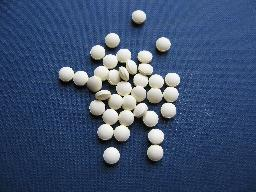
#> input picture sheet2/FurtherImages/pills.jpg, 256 x 192 px, found by its file name
$ python sheet2_problem3b.py
#> lines starting #> are read from the running program, lines starting #| are printed output that depends on the picture; after the words box and inside, x2 and y2 are one past the last pixel; in counts of white or black regions, pixels touching at a corner belong together
import numpy as np
import math
import scipy
import cv2
import matplotlib.pyplot as plt
from mpl_toolkits.mplot3d import Axes3D
import skimage as ski
import time

#---------------------------------------------------------------------------------------------------
# functions

def plot_image_to_3D(plot_3d):

    plot_3d = np.asarray(plot_3d)

    x = np.linspace(0, plot_3d.shape[1]-1, plot_3d.shape[1])
    y = np.linspace(0, plot_3d.shape[0]-1, plot_3d.shape[0])
    X, Y = np.meshgrid(x , y)

    _, ax = plt.subplots(subplot_kw={"projection": "3d"})
    ax.plot_surface(X, Y, plot_3d, cmap=plt.cm.Blues, linewidth=0)

#---------------------------------------------------------------------------------------------------
# globals


#---------------------------------------------------------------------------------------------------
# images

img = cv2.imread(R'sheet2\FurtherImages\pills.jpg', 0)
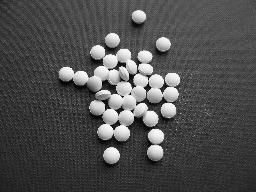
#> img: shape (192, 256); min 0, max 255, mean 78.7
_, img_b = cv2.threshold(img, 100, 255, cv2.THRESH_BINARY)
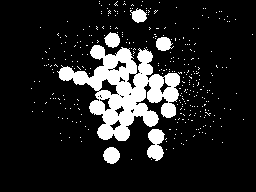
#> img_b: shape (192, 256); 13.8% white; 324 white regions (318 under 20 px), largest, box (x1, y1, x2, y2) and area: (57, 45, 180, 141) 5232, (147, 129, 165, 161) 398, (103, 147, 120, 164) 217, (104, 32, 120, 48) 179, (156, 37, 174, 51) 179, (130, 8, 147, 23) 162

seed_b = ski.morphology.erosion(img_b, ski.morphology.square(7)).astype(np.double)
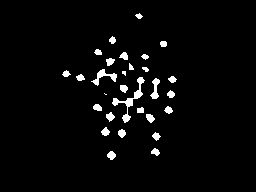
#> seed_b: shape (192, 256) float64; 3.2% white; 29 white regions (2 under 20 px), largest, box (x1, y1, x2, y2) and area: (112, 77, 145, 123) 286, (91, 69, 117, 86) 145, (150, 78, 160, 99) 106
footprint = img_b.astype(np.double)
img_reconstruction_b = ski.morphology.reconstruction(seed_b, footprint, 'dilation').astype(np.double)

#seed_b = ski.morphology.dilation(img_reconstruction_b, ski.morphology.square(2)).astype(np.double)
#footprint = img_reconstruction_b.astype(np.double)
#img_reconstruction_b = ski.morphology.reconstruction(seed_b, footprint, 'erosion').astype(np.double)

img_reconstruction_b = np.uint8(img_reconstruction_b)
holeless = ski.morphology.remove_small_holes(img_reconstruction_b, area_threshold=3)
img_reconstruction_b[holeless==1] = 255

#img_reconstruction_b = np.uint8(img_reconstruction_b)
#dirtless = ski.morphology.remove_small_objects(img_reconstruction_b, min_size=10)
#img_reconstruction_b[dirtless==0] = 0

#img_reconstruction_b = ski.morphology.closing(img_reconstruction_b, np.ones((3, 3), np.uint8))
#img_reconstruction_b = ski.morphology.opening(img_reconstruction_b, np.ones((3, 3), np.uint8))


#---------------------------------------------------------------------------------------------------
# main
def watershed_full(img, switch):
#> called with switch = 0
    dmap = cv2.distanceTransform(img, cv2.DIST_L2, 3)
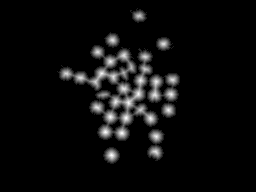
#> dmap: shape (192, 256) float32; min 0, max 7.8, mean 0.382; drawn with min black and max white
    local_max = ski.feature.peak_local_max(dmap, min_distance=10)
#> local_max = 31 pairs, first value 15 to 155, second value 65 to 171

    seed = np.zeros_like(img)
    seed[tuple(local_max.T)] = 255
    flood_area = cv2.subtract(img, seed)
#> flood_area: shape (192, 256); 12.9% white; 6 white regions, box (x1, y1, x2, y2) and area: (57, 45, 180, 141) 5215, (147, 129, 165, 161) 396, (103, 147, 120, 164) 216, (104, 32, 120, 48) 178, (156, 37, 174, 51) 178, (130, 8, 147, 23) 161

    _, labels = cv2.connectedComponents(seed)
    labels = labels + 1

    labels[flood_area==255] = 0

    labels = np.int32(labels)
    img = cv2.merge((img, np.zeros_like(img), np.zeros_like(img)))
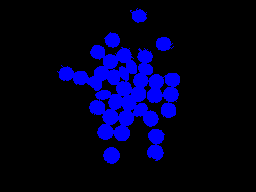
#> img: shape (192, 256, 3); mean of channels 0, 1, 2 33.1, 0, 0; drawn as B, G, R

    watershed = cv2.watershed(img, labels)
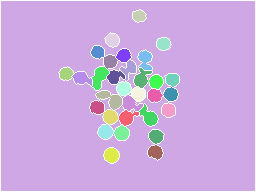
#> watershed: shape (192, 256) int32; 33 distinct labels, from -1 to 32; one colour per label, 0 black, -1 white
    seg_img = (watershed/watershed.max()) * 255
    seg_img = np.uint8(seg_img)
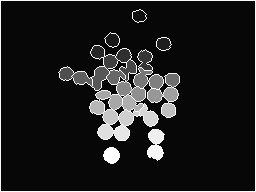
#> seg_img: shape (192, 256); min 7, max 255, mean 31.3
    if switch==0:
        return seg_img
    elif switch==1:
        return watershed.astype(np.int32)


#---------------------------------------------------------------------------------------------------
# output

segmented_img_uint8 = watershed_full(img_reconstruction_b, 0)
#segmented_img_int32 = watershed_full(img, 1)

#cv2.imshow('Watershed', segmented_img_uint8)
cv2.imshow('Binary', img_b)
cv2.imshow('Recon Binary', img_reconstruction_b.astype(np.uint8))
cv2.imshow('Orginal', img)
#cv2.imshow(segmented_img_uint8)

#plot_image_to_3D(segmented_img_int32)

plt.figure()
plt.imshow(segmented_img_uint8)
plt.show()

#plot_image_to_3D(labels)


#---------------------------------------------------------------------------------------------------
# main-end

plt.show()
print('La fin')
cv2.waitKey(0)

$ run again, with sheet2/FurtherImages/img_cells.jpg copied over sheet2/FurtherImages/pills.jpg
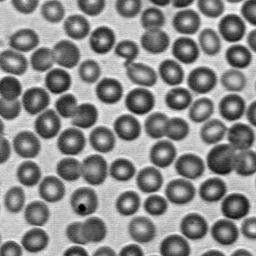
#> input picture sheet2/FurtherImages/img_cells.jpg, 256 x 256 px, found by its file name
#> img is the input picture: shape (256, 256); min 0, max 255, mean 138.6
#> `_, img_b = cv2.threshold(img, 100, 255, cv2.THRESH_BINARY)`:
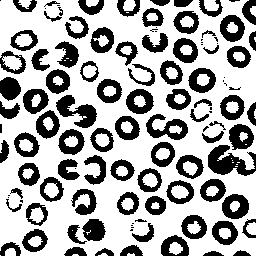
#> img_b: shape (256, 256); 66.1% white; 113 black regions (27 under 20 px), largest, box (x1, y1, x2, y2) and area: (208, 145, 256, 176) 824, (56, 95, 97, 128) 654, (146, 114, 188, 140) 540
#> seed_b: shape (256, 256) float64; 24.2% white; 111 white regions (60 under 20 px), largest, box (x1, y1, x2, y2) and area: (87, 179, 137, 256) 1389, (0, 0, 65, 50) 1385, (197, 41, 256, 118) 1176
#> holeless: shape (256, 256) bool; 65.4% white; 98 black regions (12 under 20 px), largest, box (x1, y1, x2, y2) and area: (208, 145, 256, 176) 835, (56, 95, 97, 128) 654, (146, 114, 188, 140) 622
#> local_max = 101 pairs, first value 11 to 242, second value 10 to 244
#> img: shape (256, 256, 3)
#> watershed: shape (256, 256) int32; 104 distinct labels, from -1 to 102
#> in watershed_full, `seg_img = np.uint8(seg_img)`:
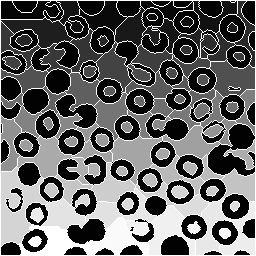
#> seg_img: shape (256, 256); min 0, max 255, mean 102
